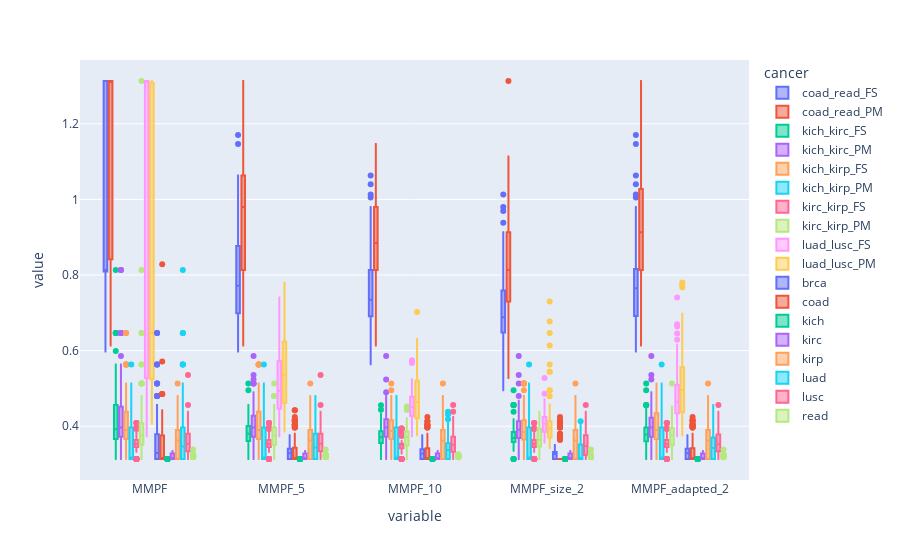

Here is the notebook cell this chart was saved with:
### Code cell
# Plot
px.box(df, y = metrics_to_test, color = 'cancer')

### Figure 1 — Plotly figure (JSON) as saved in the notebook; plotly's stock layout.template omitted (floating-point values rounded to 4 significant figures; data arrays with more than 128 entries replaced by an {"elided": "..."} marker saying what was removed)
{"data": [{"alignmentgroup": "True", "hovertemplate": "cancer=coad_read_FS<br>variable=%{x}<br>value=%{y}<extra></extra>", "legendgroup": "coad_read_FS", "marker": {"color": "#636efa"}, "name": "coad_read_FS", "notched": false, "offsetgroup": "coad_read_FS", "orientation": "v", "showlegend": true, "type": "box", "x": {"elided": "500 str values"}, "x0": " ", "xaxis": "x", "y": {"elided": "500 float values"}, "y0": " ", "yaxis": "y"}, {"alignmentgroup": "True", "hovertemplate": "cancer=coad_read_PM<br>variable=%{x}<br>value=%{y}<extra></extra>", "legendgroup": "coad_read_PM", "marker": {"color": "#EF553B"}, "name": "coad_read_PM", "notched": false, "offsetgroup": "coad_read_PM", "orientation": "v", "showlegend": true, "type": "box", "x": {"elided": "500 str values"}, "x0": " ", "xaxis": "x", "y": {"elided": "500 float values"}, "y0": " ", "yaxis": "y"}, {"alignmentgroup": "True", "hovertemplate": "cancer=kich_kirc_FS<br>variable=%{x}<br>value=%{y}<extra></extra>", "legendgroup": "kich_kirc_FS", "marker": {"color": "#00cc96"}, "name": "kich_kirc_FS", "notched": false, "offsetgroup": "kich_kirc_FS", "orientation": "v", "showlegend": true, "type": "box", "x": {"elided": "500 str values"}, "x0": " ", "xaxis": "x", "y": {"elided": "500 float values"}, "y0": " ", "yaxis": "y"}, {"alignmentgroup": "True", "hovertemplate": "cancer=kich_kirc_PM<br>variable=%{x}<br>value=%{y}<extra></extra>", "legendgroup": "kich_kirc_PM", "marker": {"color": "#ab63fa"}, "name": "kich_kirc_PM", "notched": false, "offsetgroup": "kich_kirc_PM", "orientation": "v", "showlegend": true, "type": "box", "x": {"elided": "500 str values"}, "x0": " ", "xaxis": "x", "y": {"elided": "500 float values"}, "y0": " ", "yaxis": "y"}, {"alignmentgroup": "True", "hovertemplate": "cancer=kich_kirp_FS<br>variable=%{x}<br>value=%{y}<extra></extra>", "legendgroup": "kich_kirp_FS", "marker": {"color": "#FFA15A"}, "name": "kich_kirp_FS", "notched": false, "offsetgroup": "kich_kirp_FS", "orientation": "v", "showlegend": true, "type": "box", "x": {"elided": "500 str values"}, "x0": " ", "xaxis": "x", "y": {"elided": "500 float values"}, "y0": " ", "yaxis": "y"}, {"alignmentgroup": "True", "hovertemplate": "cancer=kich_kirp_PM<br>variable=%{x}<br>value=%{y}<extra></extra>", "legendgroup": "kich_kirp_PM", "marker": {"color": "#19d3f3"}, "name": "kich_kirp_PM", "notched": false, "offsetgroup": "kich_kirp_PM", "orientation": "v", "showlegend": true, "type": "box", "x": {"elided": "500 str values"}, "x0": " ", "xaxis": "x", "y": {"elided": "500 float values"}, "y0": " ", "yaxis": "y"}, {"alignmentgroup": "True", "hovertemplate": "cancer=kirc_kirp_FS<br>variable=%{x}<br>value=%{y}<extra></extra>", "legendgroup": "kirc_kirp_FS", "marker": {"color": "#FF6692"}, "name": "kirc_kirp_FS", "notched": false, "offsetgroup": "kirc_kirp_FS", "orientation": "v", "showlegend": true, "type": "box", "x": {"elided": "500 str values"}, "x0": " ", "xaxis": "x", "y": {"elided": "500 float values"}, "y0": " ", "yaxis": "y"}, {"alignmentgroup": "True", "hovertemplate": "cancer=kirc_kirp_PM<br>variable=%{x}<br>value=%{y}<extra></extra>", "legendgroup": "kirc_kirp_PM", "marker": {"color": "#B6E880"}, "name": "kirc_kirp_PM", "notched": false, "offsetgroup": "kirc_kirp_PM", "orientation": "v", "showlegend": true, "type": "box", "x": {"elided": "500 str values"}, "x0": " ", "xaxis": "x", "y": {"elided": "500 float values"}, "y0": " ", "yaxis": "y"}, {"alignmentgroup": "True", "hovertemplate": "cancer=luad_lusc_FS<br>variable=%{x}<br>value=%{y}<extra></extra>", "legendgroup": "luad_lusc_FS", "marker": {"color": "#FF97FF"}, "name": "luad_lusc_FS", "notched": false, "offsetgroup": "luad_lusc_FS", "orientation": "v", "showlegend": true, "type": "box", "x": {"elided": "500 str values"}, "x0": " ", "xaxis": "x", "y": {"elided": "500 float values"}, "y0": " ", "yaxis": "y"}, {"alignmentgroup": "True", "hovertemplate": "cancer=luad_lusc_PM<br>variable=%{x}<br>value=%{y}<extra></extra>", "legendgroup": "luad_lusc_PM", "marker": {"color": "#FECB52"}, "name": "luad_lusc_PM", "notched": false, "offsetgroup": "luad_lusc_PM", "orientation": "v", "showlegend": true, "type": "box", "x": {"elided": "500 str values"}, "x0": " ", "xaxis": "x", "y": {"elided": "500 float values"}, "y0": " ", "yaxis": "y"}, {"alignmentgroup": "True", "hovertemplate": "cancer=brca<br>variable=%{x}<br>value=%{y}<extra></extra>", "legendgroup": "brca", "marker": {"color": "#636efa"}, "name": "brca", "notched": false, "offsetgroup": "brca", "orientation": "v", "showlegend": true, "type": "box", "x": {"elided": "500 str values"}, "x0": " ", "xaxis": "x", "y": {"elided": "500 float values"}, "y0": " ", "yaxis": "y"}, {"alignmentgroup": "True", "hovertemplate": "cancer=coad<br>variable=%{x}<br>value=%{y}<extra></extra>", "legendgroup": "coad", "marker": {"color": "#EF553B"}, "name": "coad", "notched": false, "offsetgroup": "coad", "orientation": "v", "showlegend": true, "type": "box", "x": {"elided": "500 str values"}, "x0": " ", "xaxis": "x", "y": {"elided": "500 float values"}, "y0": " ", "yaxis": "y"}, {"alignmentgroup": "True", "hovertemplate": "cancer=kich<br>variable=%{x}<br>value=%{y}<extra></extra>", "legendgroup": "kich", "marker": {"color": "#00cc96"}, "name": "kich", "notched": false, "offsetgroup": "kich", "orientation": "v", "showlegend": true, "type": "box", "x": {"elided": "500 str values"}, "x0": " ", "xaxis": "x", "y": {"elided": "500 float values"}, "y0": " ", "yaxis": "y"}, {"alignmentgroup": "True", "hovertemplate": "cancer=kirc<br>variable=%{x}<br>value=%{y}<extra></extra>", "legendgroup": "kirc", "marker": {"color": "#ab63fa"}, "name": "kirc", "notched": false, "offsetgroup": "kirc", "orientation": "v", "showlegend": true, "type": "box", "x": {"elided": "500 str values"}, "x0": " ", "xaxis": "x", "y": {"elided": "500 float values"}, "y0": " ", "yaxis": "y"}, {"alignmentgroup": "True", "hovertemplate": "cancer=kirp<br>variable=%{x}<br>value=%{y}<extra></extra>", "legendgroup": "kirp", "marker": {"color": "#FFA15A"}, "name": "kirp", "notched": false, "offsetgroup": "kirp", "orientation": "v", "showlegend": true, "type": "box", "x": {"elided": "500 str values"}, "x0": " ", "xaxis": "x", "y": {"elided": "500 float values"}, "y0": " ", "yaxis": "y"}, {"alignmentgroup": "True", "hovertemplate": "cancer=luad<br>variable=%{x}<br>value=%{y}<extra></extra>", "legendgroup": "luad", "marker": {"color": "#19d3f3"}, "name": "luad", "notched": false, "offsetgroup": "luad", "orientation": "v", "showlegend": true, "type": "box", "x": {"elided": "500 str values"}, "x0": " ", "xaxis": "x", "y": {"elided": "500 float values"}, "y0": " ", "yaxis": "y"}, {"alignmentgroup": "True", "hovertemplate": "cancer=lusc<br>variable=%{x}<br>value=%{y}<extra></extra>", "legendgroup": "lusc", "marker": {"color": "#FF6692"}, "name": "lusc", "notched": false, "offsetgroup": "lusc", "orientation": "v", "showlegend": true, "type": "box", "x": {"elided": "500 str values"}, "x0": " ", "xaxis": "x", "y": {"elided": "500 float values"}, "y0": " ", "yaxis": "y"}, {"alignmentgroup": "True", "hovertemplate": "cancer=read<br>variable=%{x}<br>value=%{y}<extra></extra>", "legendgroup": "read", "marker": {"color": "#B6E880"}, "name": "read", "notched": false, "offsetgroup": "read", "orientation": "v", "showlegend": true, "type": "box", "x": {"elided": "500 str values"}, "x0": " ", "xaxis": "x", "y": {"elided": "500 float values"}, "y0": " ", "yaxis": "y"}], "layout": {"boxmode": "group", "legend": {"title": {"text": "cancer"}, "tracegroupgap": 0}, "margin": {"t": 60}, "xaxis": {"anchor": "y", "domain": [0, 1], "title": {"text": "variable"}}, "yaxis": {"anchor": "x", "domain": [0, 1], "title": {"text": "value"}}}}
